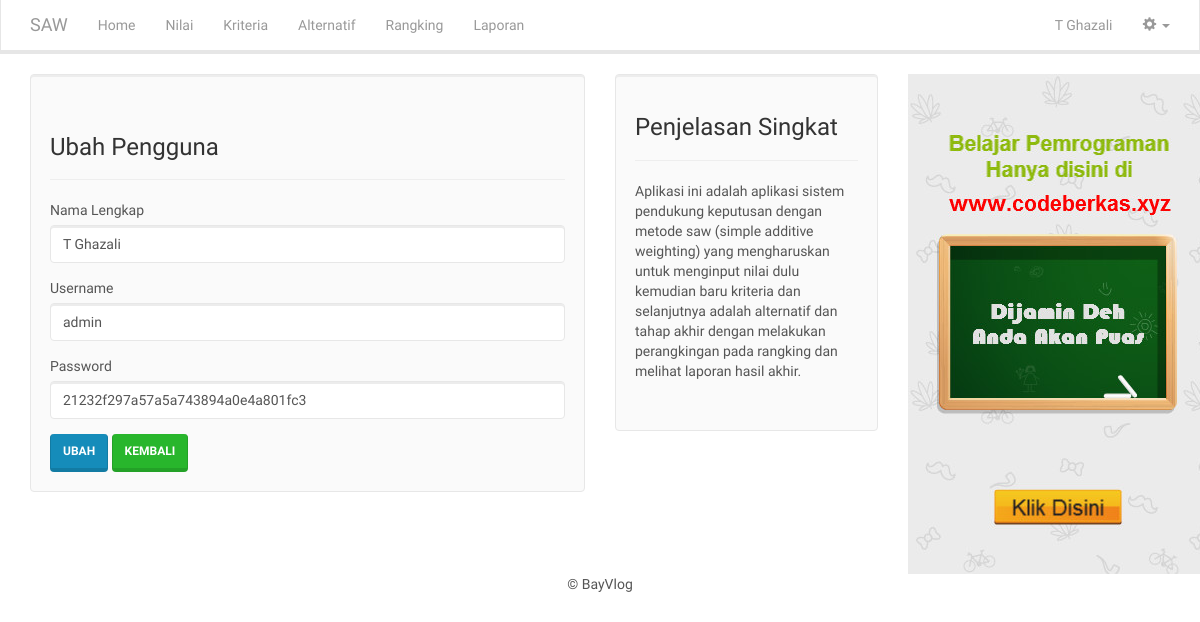
The page /user-ubah.php?id=1 (signed in) on the database as committed earlier.
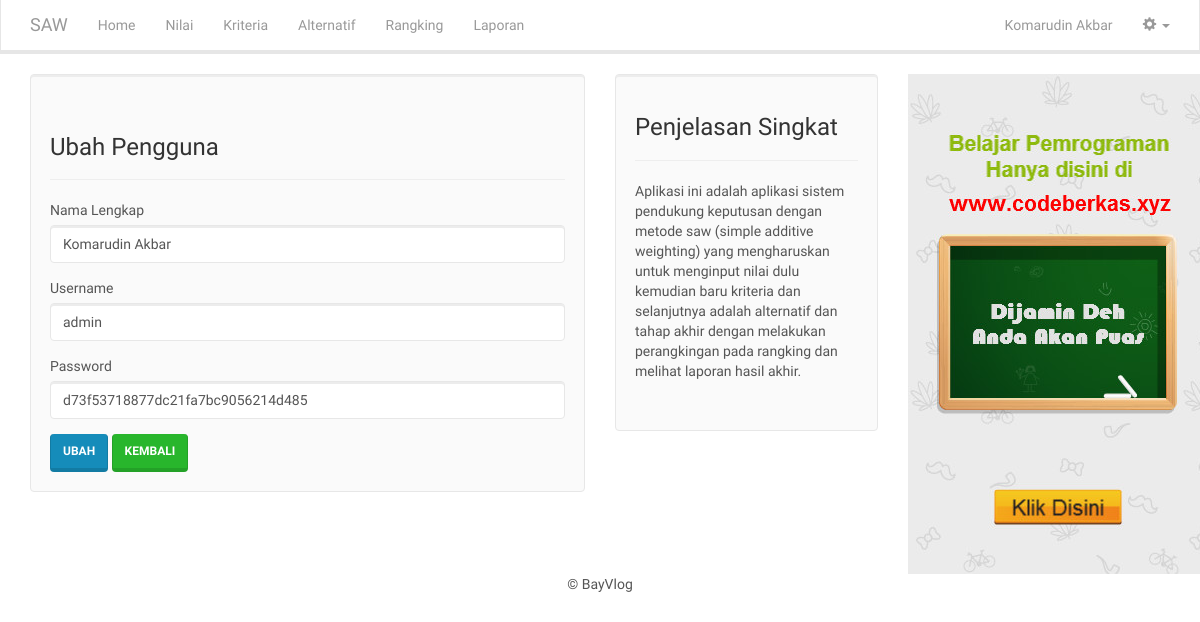
The same page on the database as committed later.
### tables this page shows
CREATE TABLE IF NOT EXISTS `pengguna` (
  `id_pengguna` int(11) NOT NULL,
  `nama_lengkap` varchar(255) NOT NULL,
  `username` varchar(100) NOT NULL,
  `password` varchar(100) NOT NULL
);

### includes/user.inc.php (called while the page is built, shortened)
<?php
class User{
	private $conn;
	private $table_name = "pengguna";
	public $id;
	public function __construct($db){
		$this->conn = $db;
	}
	function readOne(){
		$query = "SELECT * FROM " . $this->table_name . " WHERE id_pengguna=? LIMIT 0,1";
		$stmt = $this->conn->prepare( $query );
		$stmt->bindParam(1, $this->id);
		$stmt->execute();
		$row = $stmt->fetch(PDO::FETCH_ASSOC);
		$this->id = $row['id_pengguna'];
		$this->nl = $row['nama_lengkap'];
		$this->un = $row['username'];
		$this->pw = $row['password'];
	}
}
?>

### user-ubah.php (the view, shortened to what this page needs)
<?php
include_once 'header.php';
$id = isset($_GET['id']) ? $_GET['id'] : die('ERROR: missing ID.');
include_once 'includes/user.inc.php';
$eks = new User($db);
$eks->id = $id;
$eks->readOne();
?>
        <div class="row">
          <div class="col-xs-12 col-sm-6 col-md-6">
		  <div class="well">
            <div class="page-header">
              <h3>Ubah Pengguna</h3>
            </div>
                <form method="post">
                  <div class="form-group">
                    <label for="nl">Nama Lengkap</label>
                    <input type="text" class="form-control" id="nl" name="nl" value="<?php echo $eks->nl; ?>">
                  </div>
                  <div class="form-group">
                    <label for="un">Username</label>
                    <input type="text" class="form-control" id="un" name="un" value="<?php echo $eks->un; ?>">
                  </div>
                  <div class="form-group">
                    <label for="pw">Password</label>
                    <input type="text" class="form-control" id="pw" name="pw" value="<?php echo $eks->pw; ?>">
                  </div>
                  <button type="submit" class="btn btn-primary">Ubah</button>
                  <button type="button" onclick="location.href='user.php'" class="btn btn-success">Kembali</button>
                </form>
          </div></div>
          <div class="col-xs-12 col-sm-3 col-md-3">
            <?php include_once 'sidebar.php'; ?>
        </div>
        <?php
include_once 'footer.php';
?>

### header.php (shortened to what this page needs)
<!DOCTYPE html>
<html lang="en">
  <head>
    <link href="css/bootstrap.min.css" rel="stylesheet">
    <link href="css/dataTables.bootstrap.min.css" rel="stylesheet">
  </head>
  <body>
	<nav class="navbar navbar-inverse navbar-static-top">
	  <div class="container">
		<div class="navbar-header">
		  <a class="navbar-brand" href="index.php">SAW</a>
		</div>
		<div class="collapse navbar-collapse" id="bs-example-navbar-collapse-1">
		  <ul class="nav navbar-nav">
			<li><a href="index.php">Home</a></li>
			<li><a href="nilai.php">Nilai</a></li>
			<li><a href="kriteria.php">Kriteria</a></li>
			<li><a href="alternatif.php">Alternatif</a></li>
			<li><a href="rangking.php">Rangking</a></li>
			<li><a href="laporan.php">Laporan</a></li>
		  </ul>
		  <ul class="nav navbar-nav navbar-right">
			<li><a href="profil.php"><?php echo $_SESSION['nama_lengkap'] ?></a></li>
			<li class="dropdown">
			  <a href="#" class="dropdown-toggle" data-toggle="dropdown" role="button" aria-haspopup="true" aria-expanded="false"><span class="glyphicon glyphicon-cog"></span> <span class="caret"></span></a>
			</li>
		  </ul>
		</div>
	  </div>
	</nav>
    <div class="container">

### sidebar.php
<div class="well">
			<h3>Penjelasan Singkat</h3>
			<hr/>
			Aplikasi ini adalah aplikasi sistem pendukung keputusan dengan metode saw (simple additive weighting) yang mengharuskan
			untuk menginput nilai dulu kemudian baru kriteria dan selanjutnya adalah alternatif dan tahap akhir dengan melakukan
			perangkingan pada rangking dan melihat laporan hasil akhir.<p>&nbsp;</p>
		</div>
	</div>
	<div class="col-sm-3 col-md-3"><a href="http://www.codeberkas.xyz"><img src="images/codeberkas.jpg"/></a></div>

### footer.php (shortened to what this page needs)
<footer class="text-center">&copy; BayVlog</footer>
	</div>
  </body>
</html>

Rows that differ between the two databases and show on the page:
changed pengguna "admin": nl "T Ghazali" → "Komarudin Akbar"; pw "21232f297a57a5a743894a0e4a801fc3" → "d73f53718877dc21fa7bc9056214d485"
Other text that changed with them:
$_SESSION['nama_lengkap']: "T Ghazali" → "Komarudin Akbar"
